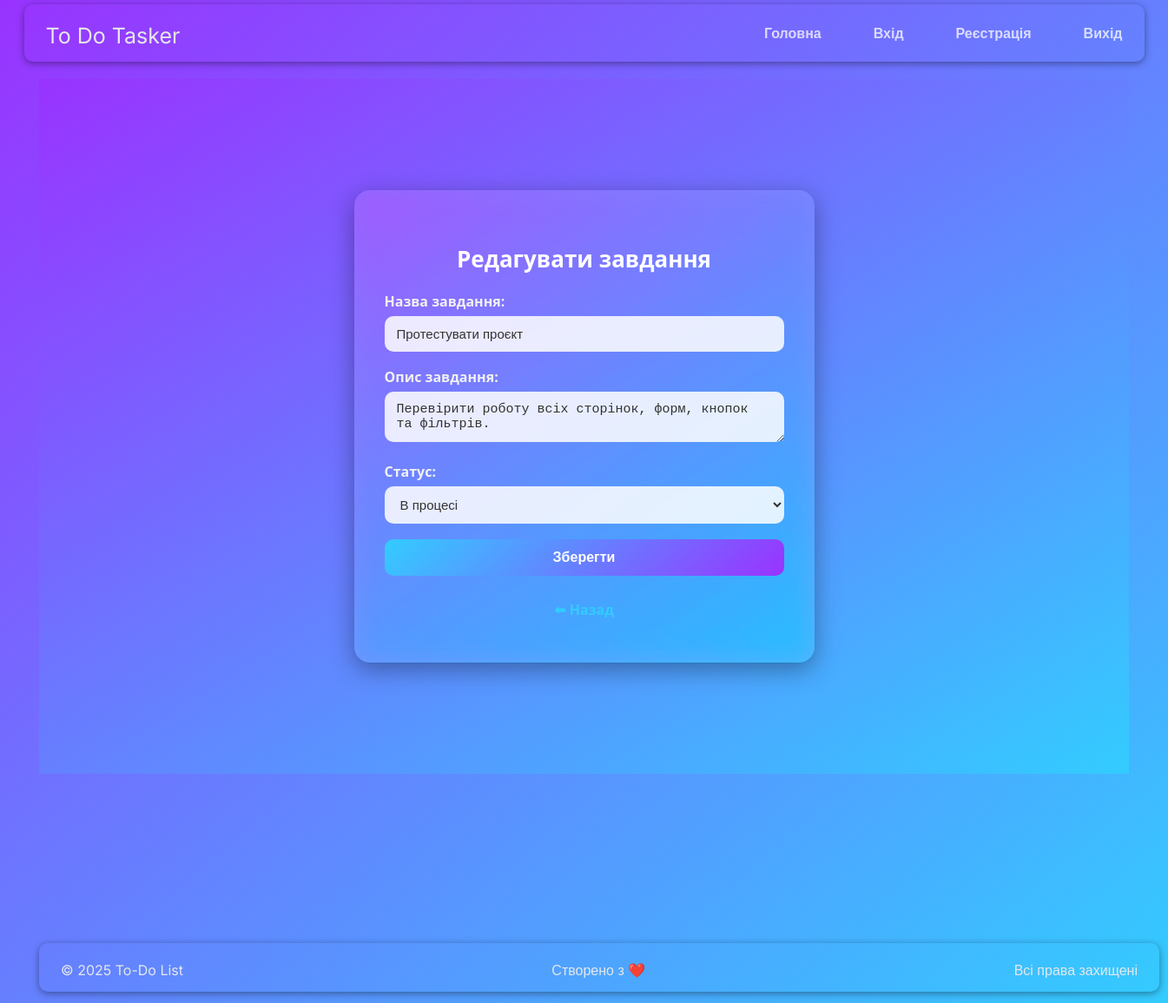
The app's page /edit/5 (signed in) with its own data.
### models/task.py (models this page shows, shortened)
class Task(Base):
    __tablename__ = "tasks"
    id: Mapped[int] = mapped_column(Integer, primary_key=True, index=True)
    title: Mapped[str] = mapped_column(String, nullable=False)
    description: Mapped[str] = mapped_column(String, nullable=False)
    status: Mapped[str] = mapped_column(String, default="new")
    user_id: Mapped[int] = mapped_column(ForeignKey("users.id"), nullable=True)
    user: Mapped["User"] = relationship("User", back_populates="tasks")

### app.py (the view, shortened to what this page needs)
@app.route("/edit/<int:task_id>", methods=["GET", "POST"])
def edit_task(task_id):
    if "user_id" not in session:
        return redirect(url_for("login"))
    with SessionLocal() as db:
        task = db.query(Task).filter(
            Task.id == task_id,
            Task.user_id == session["user_id"]
        ).first()
        if not task:
            return "Завдання не знайдено", 404
    return render_template("task_form.html", mode="edit", task=task)

### templates/task_form.html (shortened to what this page needs)
{% extends "base.html" %}
{% block content %}
<div class="body_task_form">
  <div class="task_form-box">
    <h2>
      {% if mode == 'add' %}Додати завдання{% else %}Редагувати завдання{% endif %}
    </h2>
    <form method="post">
      <div>
        <label>Назва завдання:</label>
        <input type="text" name="title" value="{{ task.title if task else '' }}" required>
      </div>
      <div>
        <label>Опис завдання:</label>
        <textarea name="description" required>{{ task.description if task else '' }}</textarea>
      </div>
      <div>
        <label>Статус:</label>
        <select name="status" required>
          <option value="in_progress" {% if task and task.status == 'in_progress' %}selected{% endif %}>В процесі</option>
        </select>
      </div>
      <button type="submit">
        {% if mode == 'add' %}Додати{% else %}Зберегти{% endif %}
      </button>
    </form>
    <p class="text-center">
      <a href="{{ url_for('tasks_page', q=request.args.get('q'), status=request.args.get('status')) }}">
      </a>
    </p>
  </div>
</div>
{% endblock %}

### static/css/styles.css (style rules this page uses)
body { margin: 0; padding: 0; background: linear-gradient(to top left, #33ccff 0%, #9933ff 100%); font-family: 'Inter', sans-serif; }
p { text-align: center; margin-bottom: 10px; color: #e5e7eb; }
.body_task_form { display: flex; justify-content: center; align-items: center; min-height: 100vh; margin: 0; background: linear-gradient(to top left, #33ccff 0%, #9933ff 100%); font-family: 'Segoe UI', Tahoma, Geneva, Verdana, sans-serif; }
.task_form-box { background: rgba(255, 255, 255, 0.12); backdrop-filter: blur(16px) saturate(180%); -webkit-backdrop-filter: blur(16px) saturate(180%); border-radius: 18px; padding: 40px 35px; width: 460px; box-shadow: 0 8px 28px rgba(0, 0, 0, 0.35); color: #fff; }
.task_form-box h2 { font-size: 26px; font-weight: 700; text-align: center; margin-bottom: 20px; color: #fff; }
.task_form-box label { display: block; text-align: left; font-weight: 600; margin-bottom: 6px; color: #f1f1f1; }
.task_form-box input, .task_form-box textarea, .task_form-box select { width: 100%; box-sizing: border-box; padding: 12px 14px; margin-bottom: 18px; border: none; border-radius: 10px; font-size: 15px; color: #333; background: rgba(255, 255, 255, 0.85); outline: none; transition: all 0.3s ease; }
.task_form-box button { width: 100%; padding: 12px; border: none; border-radius: 10px; background: linear-gradient(135deg, #33ccff, #9933ff); color: #fff; font-size: 16px; font-weight: 600; cursor: pointer; transition: 0.3s ease; }
.task_form-box a { display: inline-block; margin-top: 12px; color: #33ccff; font-weight: 600; text-decoration: none; transition: 0.3s; }

### records on screen
Task: title "Протестувати проєкт", description "Перевірити роботу всіх сторінок, форм, кнопок та фільтрів.", status "В процесі"
